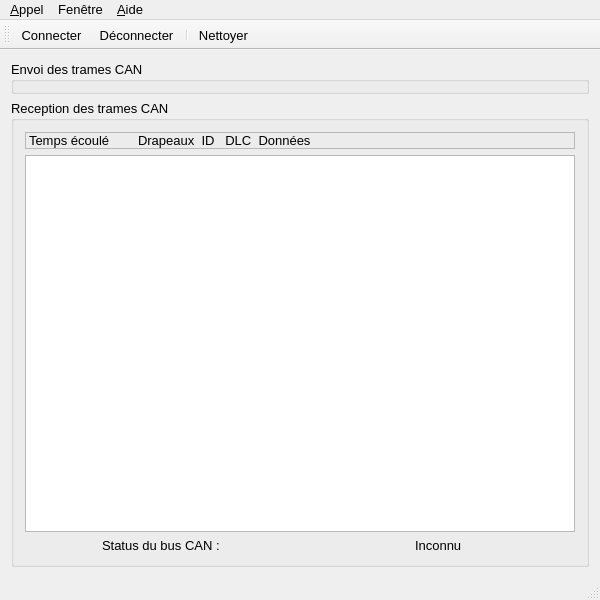
<?xml version="1.0" encoding="UTF-8"?>
<ui version="4.0">
 <class>MainWindow</class>
 <widget class="QMainWindow" name="MainWindow">
  <property name="windowModality">
   <enum>Qt::NonModal</enum>
  </property>
  <property name="geometry">
   <rect>
    <x>0</x>
    <y>0</y>
    <width>600</width>
    <height>600</height>
   </rect>
  </property>
  <property name="font">
   <font>
    <family>Arial</family>
    <pointsize>10</pointsize>
   </font>
  </property>
  <property name="windowTitle">
   <string>CAN Example</string>
  </property>
  <widget class="QWidget" name="centralWidget">
   <layout class="QGridLayout" name="gridLayout">
    <item row="1" column="0">
     <widget class="QGroupBox" name="GB_messagesrecus">
      <property name="font">
       <font>
        <family>Arial</family>
        <pointsize>10</pointsize>
        <weight>50</weight>
        <bold>false</bold>
       </font>
      </property>
      <property name="title">
       <string>Reception des trames CAN</string>
      </property>
      <layout class="QVBoxLayout" name="verticalLayout_4">
       <item>
        <widget class="QLabel" name="L_InfosReception">
         <property name="font">
          <font>
           <family>Arial</family>
           <pointsize>10</pointsize>
           <weight>50</weight>
           <bold>false</bold>
           <kerning>true</kerning>
          </font>
         </property>
         <property name="frameShape">
          <enum>QFrame::StyledPanel</enum>
         </property>
         <property name="text">
          <string>Temps écoulé        Drapeaux  ID   DLC  Données</string>
         </property>
        </widget>
       </item>
       <item>
        <widget class="QTextEdit" name="TE_messagesrecus">
         <property name="font">
          <font>
           <family>Arial</family>
           <pointsize>10</pointsize>
           <weight>50</weight>
           <bold>false</bold>
           <kerning>true</kerning>
          </font>
         </property>
         <property name="frameShape">
          <enum>QFrame::StyledPanel</enum>
         </property>
         <property name="undoRedoEnabled">
          <bool>false</bool>
         </property>
         <property name="lineWrapMode">
          <enum>QTextEdit::NoWrap</enum>
         </property>
         <property name="readOnly">
          <bool>true</bool>
         </property>
        </widget>
       </item>
       <item>
        <layout class="QHBoxLayout" name="horizontalLayout">
         <item alignment="Qt::AlignHCenter">
          <widget class="QLabel" name="L_statusBus">
           <property name="text">
            <string>Status du bus CAN :</string>
           </property>
          </widget>
         </item>
         <item alignment="Qt::AlignHCenter">
          <widget class="QLabel" name="L_statusCAN">
           <property name="text">
            <string>Inconnu</string>
           </property>
          </widget>
         </item>
        </layout>
       </item>
      </layout>
     </widget>
    </item>
    <item row="0" column="0">
     <widget class="SendFrameBox" name="GB_messagesecrits">
      <property name="enabled">
       <bool>true</bool>
      </property>
      <property name="font">
       <font>
        <family>Arial</family>
        <pointsize>10</pointsize>
        <weight>50</weight>
        <bold>false</bold>
       </font>
      </property>
      <property name="title">
       <string>Envoi des trames CAN</string>
      </property>
     </widget>
    </item>
   </layout>
  </widget>
  <widget class="QMenuBar" name="Barre_menu">
   <property name="geometry">
    <rect>
     <x>0</x>
     <y>0</y>
     <width>600</width>
     <height>25</height>
    </rect>
   </property>
   <property name="font">
    <font>
     <family>Arial</family>
     <pointsize>10</pointsize>
     <weight>50</weight>
     <bold>false</bold>
    </font>
   </property>
   <widget class="QMenu" name="MenuAppels">
    <property name="geometry">
     <rect>
      <x>291</x>
      <y>115</y>
      <width>204</width>
      <height>205</height>
     </rect>
    </property>
    <property name="font">
     <font>
      <family>Arial</family>
      <pointsize>10</pointsize>
     </font>
    </property>
    <property name="toolTipDuration">
     <number>0</number>
    </property>
    <property name="title">
     <string>&amp;Appel</string>
    </property>
    <addaction name="AC_connecter"/>
    <addaction name="AC_deconnecter"/>
    <addaction name="separator"/>
    <addaction name="AC_resetcontroller"/>
    <addaction name="separator"/>
    <addaction name="AC_nettoyer"/>
    <addaction name="separator"/>
    <addaction name="AC_quitter"/>
   </widget>
   <widget class="QMenu" name="MenuAide">
    <property name="font">
     <font>
      <family>Arial</family>
      <pointsize>10</pointsize>
      <weight>50</weight>
      <bold>false</bold>
     </font>
    </property>
    <property name="toolTipDuration">
     <number>0</number>
    </property>
    <property name="title">
     <string>&amp;Aide</string>
    </property>
    <addaction name="actionPluginDocumentation"/>
   </widget>
   <widget class="QMenu" name="MenuFenetre">
    <property name="font">
     <font>
      <family>Arial</family>
      <pointsize>10</pointsize>
     </font>
    </property>
    <property name="toolTipDuration">
     <number>0</number>
    </property>
    <property name="title">
     <string>Fenêtre</string>
    </property>
    <addaction name="AC_afficherTwoDV"/>
   </widget>
   <addaction name="MenuAppels"/>
   <addaction name="MenuFenetre"/>
   <addaction name="MenuAide"/>
  </widget>
  <widget class="QToolBar" name="Barre_outils">
   <property name="font">
    <font>
     <family>Arial</family>
     <pointsize>10</pointsize>
    </font>
   </property>
   <property name="toolTipDuration">
    <number>0</number>
   </property>
   <attribute name="toolBarArea">
    <enum>TopToolBarArea</enum>
   </attribute>
   <attribute name="toolBarBreak">
    <bool>false</bool>
   </attribute>
   <addaction name="AC_connecter"/>
   <addaction name="AC_deconnecter"/>
   <addaction name="separator"/>
   <addaction name="AC_nettoyer"/>
  </widget>
  <widget class="QStatusBar" name="Barre_de_status">
   <property name="font">
    <font>
     <family>Arial</family>
     <pointsize>10</pointsize>
    </font>
   </property>
  </widget>
  <action name="AC_connecter">
   <property name="icon">
    <iconset resource="Resources.qrc">
     <normaloff>:/CANbus/Images/CANbus/Connect.png</normaloff>:/CANbus/Images/CANbus/Connect.png</iconset>
   </property>
   <property name="text">
    <string>&amp;Connecter</string>
   </property>
   <property name="font">
    <font>
     <family>Arial</family>
     <pointsize>10</pointsize>
     <weight>50</weight>
     <bold>false</bold>
     <kerning>true</kerning>
    </font>
   </property>
  </action>
  <action name="AC_deconnecter">
   <property name="icon">
    <iconset resource="Resources.qrc">
     <normaloff>:/CANbus/Images/CANbus/Disconnect.png</normaloff>:/CANbus/Images/CANbus/Disconnect.png</iconset>
   </property>
   <property name="text">
    <string>&amp;Déconnecter</string>
   </property>
   <property name="font">
    <font>
     <family>Arial</family>
     <pointsize>10</pointsize>
    </font>
   </property>
  </action>
  <action name="AC_quitter">
   <property name="icon">
    <iconset resource="Resources.qrc">
     <normaloff>:/CANbus/Images/CANbus/Exit.png</normaloff>:/CANbus/Images/CANbus/Exit.png</iconset>
   </property>
   <property name="text">
    <string>&amp;Quitter</string>
   </property>
   <property name="font">
    <font>
     <family>Arial</family>
     <pointsize>10</pointsize>
    </font>
   </property>
  </action>
  <action name="actionAboutQt">
   <property name="text">
    <string>&amp;About Qt</string>
   </property>
  </action>
  <action name="AC_nettoyer">
   <property name="icon">
    <iconset resource="Resources.qrc">
     <normaloff>:/CANbus/Images/CANbus/Clear.png</normaloff>:/CANbus/Images/CANbus/Clear.png</iconset>
   </property>
   <property name="text">
    <string>Nettoyer</string>
   </property>
   <property name="font">
    <font>
     <family>Arial</family>
     <pointsize>10</pointsize>
    </font>
   </property>
  </action>
  <action name="actionPluginDocumentation">
   <property name="text">
    <string>Documentation PlugIn</string>
   </property>
   <property name="toolTip">
    <string>Open plugin documentation in Webbrowser</string>
   </property>
   <property name="font">
    <font>
     <family>Arial</family>
     <pointsize>10</pointsize>
    </font>
   </property>
  </action>
  <action name="AC_resetcontroller">
   <property name="text">
    <string>&amp;Reset</string>
   </property>
   <property name="toolTip">
    <string>Reset CAN Controller</string>
   </property>
   <property name="font">
    <font>
     <family>Arial</family>
     <pointsize>10</pointsize>
    </font>
   </property>
  </action>
  <action name="AC_afficherTwoDV">
   <property name="text">
    <string>Afficher TwoDV</string>
   </property>
   <property name="font">
    <font>
     <family>Arial</family>
     <pointsize>10</pointsize>
    </font>
   </property>
  </action>
 </widget>
 <layoutdefault spacing="6" margin="11"/>
 <customwidgets>
  <customwidget>
   <class>SendFrameBox</class>
   <extends>QGroupBox</extends>
   <header location="global">sendframebox.h</header>
   <container>1</container>
  </customwidget>
 </customwidgets>
 <resources>
  <include location="Resources.qrc"/>
 </resources>
 <connections/>
</ui>
